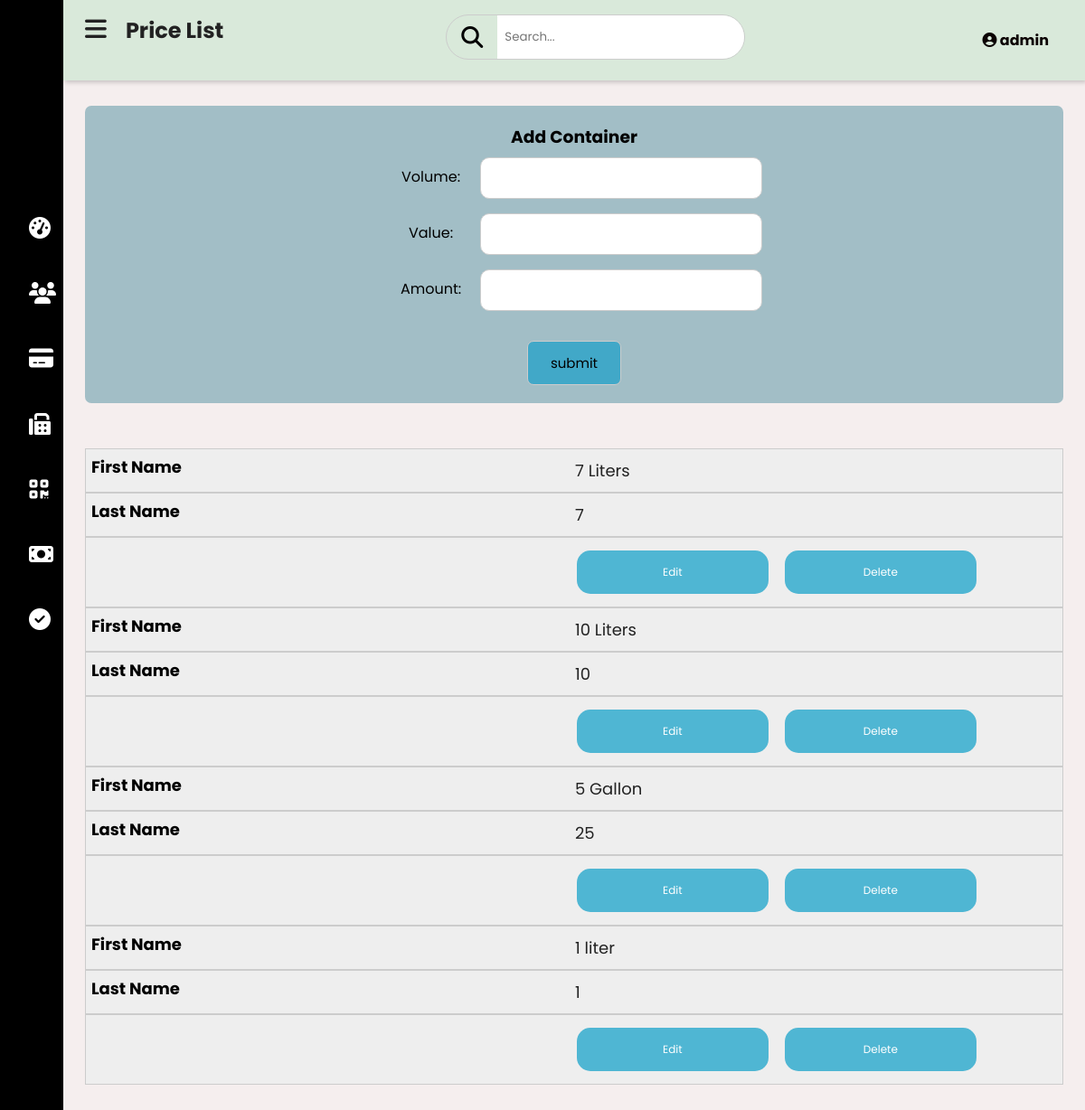
Screenshot of /price.php (signed in) with the database file from the repository.
### tables this page shows
CREATE TABLE `price_list` (
  `price_id` int(11) NOT NULL,
  `volume` varchar(50) NOT NULL,
  `value` float NOT NULL,
  `container_price` float NOT NULL
);

### price.php (the view, shortened to what this page needs)
<?php
include("dashboard.php");
$id = $_SESSION['login_id'];
$query_admin_username = $pdo->prepare("SELECT * FROM login a INNER JOIN  admin b
ON a.admin_id = b.admin_id WHERE a.login_id = '$id'");
$query_admin_username->execute();
$row = $query_admin_username->fetch();
$username = $row['username'];
?>
<!DOCTYPE html>
<html>
<html lang="en">
<head>
  <link rel="stylesheet" href="css/price.css">
  <link rel="stylesheet" href="https://cdnjs.cloudflare.com/ajax/libs/font-awesome/6.1.1/css/all.min.css">
</head>
    <body>
    <div class="main-content">
      <header>
        <h2>
          <label for="nav-toggle">
            <span class="fas fa-bars"></span>
          </label>
          Price List
        </h2>
        <div class="search-wrapper">
          <span class="fas fa-search"> </span>
          <input type="search" placeholder="Search..." />
        </div>
        <div class="user-wrapper">
        <div class="user-wrapper">
<div class="dropdown">
<h4 class="dropbtn"><i class="fas fa-user-circle"></i>&nbsp;<?php echo $username;?> </h4>
</div>
         </div>
        </div>
      </header>
     <main>
<form action="pricelist.php" method="POST">
<center>
<div class="con">
<h3>Add Container</h3>
<label for="" class="vol">Volume:</label>
<input type="text" id="in"  name="volume" required  >
<br>
<label for="" class="vol">Value:</label>
<input type="text" id="in"  name="value" required >
<br>
<label for="" class="vol">Amount:</label>
<input type="text" id="in"  name="container_price" required >
<br><br>
<input type='submit' name='submit'  value='submit'/></center>
</form>
<table style="width:100%">
<?php
$query = $pdo->prepare("SELECT * FROM price_list  " );
$query->execute();
while($rows = $query->fetch()){
  $volume = $rows['volume'];
  $container_price = $rows['container_price'];
  $id = $rows['price_id'];
  ?>
  <tbody>
    <tr>
      <td data-column="First Name"><?php echo $volume;?></td>
      <td data-column="Last Name"><?php echo $container_price;?></td>
     <td>
     <a class="button2" href="edit_price.php?id=<?php echo $id;?> "><i class=""></i> Edit</button> </a> &nbsp;&nbsp;&nbsp;
     <a class=" button2" href="delete_price.php?id=<?php echo $id;?> ">Delete</button> </a>
     </td>
</tr>
    <?php
}
?>
  </tbody>
</table>

### css/dashboard.css (style rules this page uses)
:root { --main-color: #11101d; --color-dark: #1D2231; --text-grey: #8390A2; }
* { padding: 0; margin: 0; box-sizing: border-box; list-style: none; text-decoration: none; font-family: 'Poppins' ,sans-serif; }
.main-content { transition: margin-left 300ms; margin-left: auto; }
header { background-color: #d9e9da; display: flex; justify-content: space-between; padding: 1rem 1.5rem; box-shadow: 2px 2px 5px rgba(0, 0, 0, 0.2); position: fixed; left: 345px; top:0; z-index: 100; width: calc(100% - 345px); transition: left 300ms; }
header h2 { color: #222; }
header label span { font-size: 1.7rem; padding-right: 1rem; }
.search-wrapper { border: solid 1px #ccc; border-radius: 30px; height: 50px; display: flex; align-items: center; overflow-x: hidden; }
.search-wrapper span { display: inline-block; padding: 0rem 1rem; font-size: 1.5rem; }
.search-wrapper input { height: 100%; padding: .5rem; border: none; outline: none; }
.user-wrapper { display: flex; align-items: center; }
.dropbtn { color: rgb(12, 3, 3); padding: 16px; font-size: 16px; border: none; cursor: pointer; }
.dropdown { position: relative; display: inline-block; }
main { margin-top: 85px; padding: 2rem 1.5rem; background: #f5eeee; min-height: calc(80vh - 90px); min-width: 500px; }
table { border-collapse: collapse; }
td { padding: .5rem 1rem ; font-size: .9rem ; color: #222; }
tr td:last-child { display: flex; align-items: center; }
@media only screen and (max-width: 1200px) { .main-content { margin-left: 70px; } }
@media only screen and (max-width: 1200px) { .main-content header { width: calc(100% - 70px); left:70px; } }

### rows the page displays
price_list: volume "7 Liters", container_price "7"
price_list: volume "10 Liters", container_price "10"
price_list: volume "5 Gallon", container_price "25"
price_list: volume "1 liter", container_price "1"

### other values shown
$username "admin"
